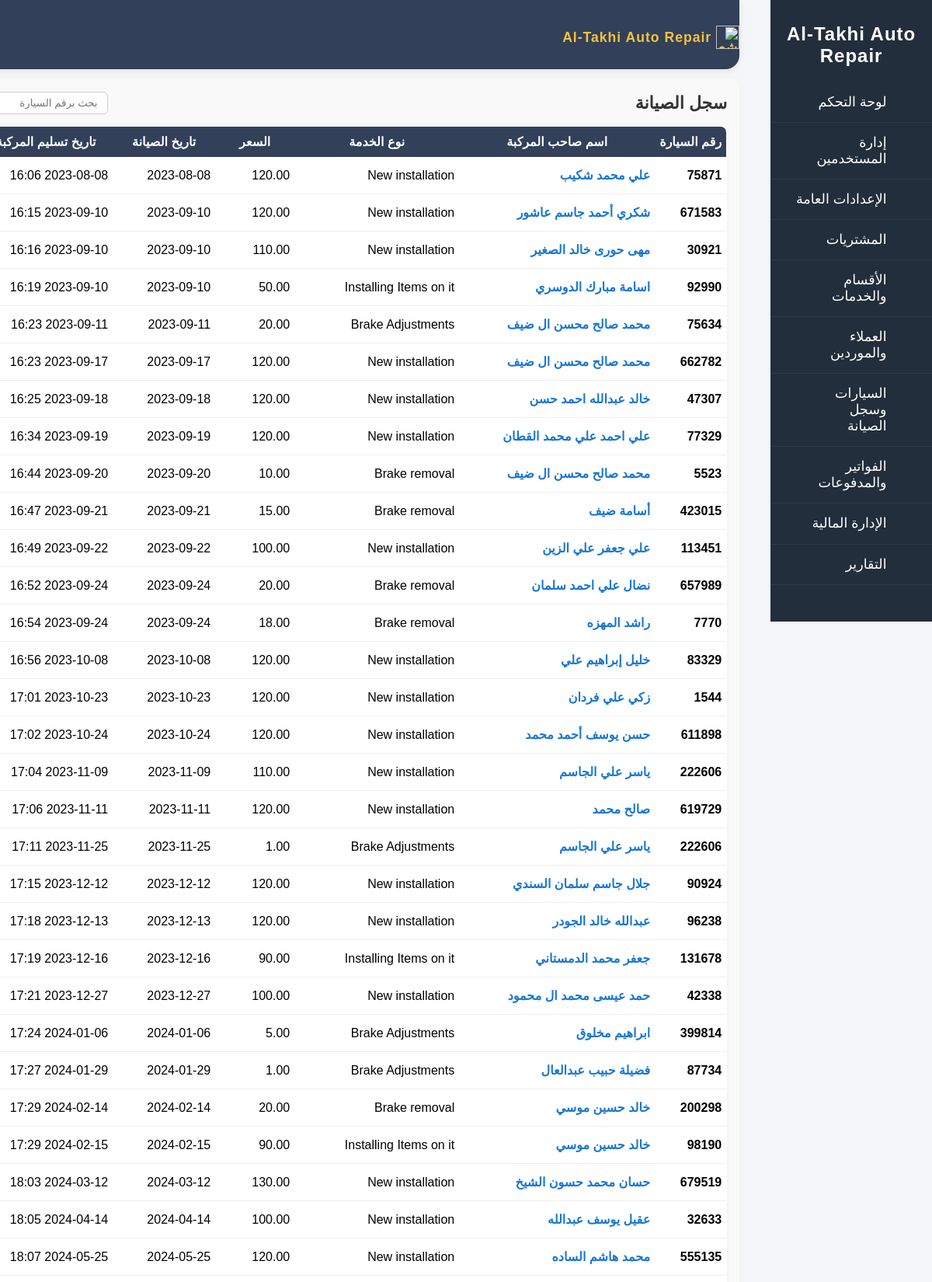
Screenshot of /maintenance/ (signed in, upper part) with the database file from the repository.
### cars/maintenance_models.py (models this page shows, shortened)
class MaintenanceRecord(models.Model):
    delivery_date = models.DateTimeField(
        blank=True, null=True, verbose_name="تاريخ تسليم المركبة"
    )
    invoice = models.ForeignKey(
        Invoice,
        on_delete=models.SET_NULL,
        null=True,
        blank=True,
        related_name="maintenance_records",
        verbose_name="رقم الفاتورة",
    )
    car = models.ForeignKey(
        Car, on_delete=models.CASCADE, related_name="maintenance_records"
    )
    service = models.ForeignKey(Service, on_delete=models.SET_NULL, null=True, blank=True)
    price = models.DecimalField(max_digits=10, decimal_places=2)
    notes = models.TextField(blank=True, null=True)
    created_at = models.DateTimeField()
    ready_at = models.DateTimeField(
        blank=True, null=True, verbose_name="تاريخ انتهاء التصليح"
    )
    is_finished = models.BooleanField(
        default=False, verbose_name="تم الانتهاء من الصيانة"
    )
    def get_status(self):
        if self.ready_at and not self.is_finished:
            return "جاهزة للاستلام"
        elif self.is_finished:
            return "تم التسليم"
        else:
            return "قيد الإصلاح"

### cars/models.py (models this page shows, shortened)
class Car(models.Model):
    STATUS_CHOICES = [
        ("active", "نشطة"),  # السيارة تحت الصيانة
        ("ready", "بانتظار التسليم"),  # الصيانة انتهت
        ("pending_payment", "معلقة للدفع"),  # بانتظار الدفع
        ("sold", "مباعة"),  # تم التسليم النهائي
    ]
    FUEL_CHOICES = [
        ("gasoline", "بنزين"),
        ("diesel", "ديزل"),
        ("electric", "كهرباء"),
        ("hybrid", "هايبرد"),
    ]
    client = models.ForeignKey(
        "clients.Client", on_delete=models.CASCADE, related_name="cars"
    )
    plate_number = models.CharField(max_length=20, unique=True)
    brand = models.ForeignKey(
        CarBrand, on_delete=models.SET_NULL, null=True, blank=True, related_name="cars"
    )
    model = models.ForeignKey(
        CarModel, on_delete=models.SET_NULL, null=True, blank=True, related_name="cars"
    )
    year = models.PositiveIntegerField(blank=True, null=True)
    color = models.CharField(max_length=30, blank=True, null=True)
    fuel_type = models.CharField(
        max_length=10, choices=FUEL_CHOICES, default="gasoline"
    )
    vin_number = models.CharField(max_length=30, unique=True, blank=True, null=True)
    status = models.CharField(max_length=20, choices=STATUS_CHOICES, default="active")
    notes = models.TextField(blank=True, null=True)
    entry_date = models.DateTimeField(
        blank=True, null=True, verbose_name="تاريخ دخول الورشة"
    )
    last_visit = models.DateTimeField(blank=True, null=True)
    created_at = models.DateTimeField(auto_now_add=True)
    updated_at = models.DateTimeField(auto_now=True)
    @property
    def unpaid_invoice_id(self):
        if hasattr(self, "_unpaid_invoice_id"):
            return getattr(self, "_unpaid_invoice_id")
        unpaid_invoice = self.invoices.filter(paid=False).first()
        return unpaid_invoice.id if unpaid_invoice else None

### clients/models.py (models this page shows, shortened)
class Client(models.Model):
    STATUS_CHOICES = [
        ("active", "نشط"),
        ("inactive", "معطل"),
    ]
    COMM_PREF_CHOICES = [
        ("email", "البريد الإلكتروني"),
        ("phone", "الهاتف"),
        ("sms", "رسائل قصيرة"),
    ]
    first_name = models.CharField(max_length=100)
    last_name = models.CharField(max_length=100, blank=True, null=True)
    phone_number = models.CharField(max_length=20)
    email = models.EmailField(blank=True, null=True)
    address = models.CharField(max_length=255, blank=True, null=True)
    customer_id = models.CharField(max_length=30, unique=True)
    status = models.CharField(max_length=10, choices=STATUS_CHOICES, default="active")
    notes = models.TextField(blank=True, null=True)
    communication_preference = models.CharField(
        max_length=10, choices=COMM_PREF_CHOICES, default="phone"
    )
    birth_date = models.DateField(blank=True, null=True)
    created_by = models.ForeignKey(
        "users.User",
        on_delete=models.SET_NULL,
        null=True,
        blank=True,
        related_name="added_clients",
    )
    created_at = models.DateTimeField("تاريخ الإضافة", null=True, blank=True)
    updated_at = models.DateTimeField(auto_now=True)

### services/models.py (models this page shows, shortened)
class Service(models.Model):
    STATUS_CHOICES = [
        ("pending", "قيد التنفيذ"),
        ("completed", "مكتملة"),
        ("paid", "مدفوعة"),
    ]
    name = models.CharField(max_length=100)
    description = models.TextField(blank=True, null=True)
    default_price = models.DecimalField(max_digits=10, decimal_places=2)
    department = models.ForeignKey(
        Department, on_delete=models.CASCADE, related_name="services"
    )
    car = models.ForeignKey(
        "cars.Car",
        on_delete=models.SET_NULL,
        null=True,
        blank=True,
        related_name="services",
    )
    status = models.CharField(max_length=10, choices=STATUS_CHOICES, default="pending")
    notes = models.TextField(blank=True, null=True)
    created_at = models.DateTimeField(auto_now_add=True)
    updated_at = models.DateTimeField(auto_now=True)
    parts = models.ManyToManyField(
        'inventory.Part', blank=True, related_name='services'
    )

### cars/views.py (the view)
# urls.py: path("maintenance/", views.maintenance_list, name="maintenance_list"),
@login_required
def maintenance_list(request):
    plate_number = request.GET.get("plate_number", "").strip()
    qs = MaintenanceRecord.objects.select_related("car", "service", "invoice").order_by(
        "invoice__id"
    )
    if plate_number:
        qs = qs.filter(car__plate_number__icontains=plate_number)
    records = qs
    return render(
        request,
        "maintenance_list.html",
        {"records": records, "plate_number": plate_number},
    )

### templates/maintenance_list.html (shortened to what this page needs)
{% extends 'base.html' %}
{% block content %}
<div class="services-table-fix" style="max-width:none;width:auto;margin:12px 0 12px auto;background:#f9f9f9;padding:14px 16px;border-radius:10px;box-shadow:0 2px 8px #eee;direction:rtl;overflow-x:auto;">
    <div style="display:flex;justify-content:space-between;align-items:center;margin-bottom:12px;">
        <span style="font-size:22px;font-weight:bold;color:#333;">سجل الصيانة</span>
        <div style="display:flex;gap:12px;align-items:center;">
            <form class="search-filters-desktop" method="get" style="display:flex;align-items:center;gap:8px;margin:0;">
                <input type="text" name="plate_number" placeholder="بحث برقم السيارة" value="{{ plate_number|default:'' }}" style="padding:6px 12px;border-radius:6px;border:1px solid #ccc;min-width:120px;">
            </form>
        </div>
    </div>
    <table style="width:auto;min-width:100%;border-collapse:collapse;background:#fff;border-radius:8px;overflow:hidden;box-shadow:0 1px 4px #eee;border:1.5px solid #c2c7d0;">
        <thead style="background:#32405a;color:#fff;">
            <tr>
                <th style="padding:10px 6px; min-width:80px;">رقم السيارة</th>
                <th style="padding:10px 6px; min-width:240px;">اسم صاحب المركبة</th>
                <th style="padding:10px 6px; min-width:200px;">نوع الخدمة</th>
                <th style="padding:10px 6px; min-width:90px;">السعر</th>
                <th style="padding:10px 6px; min-width:120px;">تاريخ الصيانة</th>
                <th style="padding:10px 6px; min-width:160px;">تاريخ تسليم المركبة</th>
            </tr>
        </thead>
        <tbody>
        {% for record in records %}
            <tr style="border-bottom:1px solid #eee;">
                <td style="padding:8px 6px;font-weight:bold;">{{ record.car.plate_number }}</td>
                <td style="padding:8px 6px;color:#1976d2;font-weight:bold;">{{ record.car.client.first_name }}{% if record.car.client.last_name %} {{ record.car.client.last_name }}{% endif %}</td>
                <td style="padding:8px 6px;">{{ record.service.name }}</td>
                <td style="padding:8px 6px;">{{ record.price }}</td>
                <td style="padding:8px 6px;">{{ record.created_at|date:'Y-m-d' }}</td>
                <td style="padding:8px 6px;">{% if record.delivery_date %}{{ record.delivery_date|date:'Y-m-d H:i' }}{% else %}-{% endif %}</td>
            </tr>
        {% empty %}
            <tr><td colspan="8" style="text-align:center;padding:18px;color:#888;">لا توجد سجلات صيانة بعد.</td></tr>
        {% endfor %}
        </tbody>
    </table>
</div>
{% endblock %}

### templates/base.html (style rules this page uses)
body { font-family: Tahoma, Arial, sans-serif; background: #f4f6fa; margin: 0; padding: 0; }

### rows the page displays
MaintenanceRecord: car.plate_number "75871", car.client.first_name "علي محمد شكيب", service.name "New installation", price "120.00", created_at "2023-08-08", delivery_date "2023-08-08 16:06"
MaintenanceRecord: car.plate_number "671583", car.client.first_name "شكري أحمد جاسم عاشور", service.name "New installation", price "120.00", created_at "2023-09-10", delivery_date "2023-09-10 16:15"
MaintenanceRecord: car.plate_number "30921", car.client.first_name "مهى حورى خالد الصغير", service.name "New installation", price "110.00", created_at "2023-09-10", delivery_date "2023-09-10 16:16"
MaintenanceRecord: car.plate_number "92990", car.client.first_name "اسامة مبارك الدوسري", service.name "Installing Items on it", price "50.00", created_at "2023-09-10", delivery_date "2023-09-10 16:19"
MaintenanceRecord: car.plate_number "75634", car.client.first_name "محمد صالح محسن ال ضيف", service.name "Brake Adjustments", price "20.00", created_at "2023-09-11", delivery_date "2023-09-11 16:23"
MaintenanceRecord: car.plate_number "662782", car.client.first_name "محمد صالح محسن ال ضيف", service.name "New installation", price "120.00", created_at "2023-09-17", delivery_date "2023-09-17 16:23"
MaintenanceRecord: car.plate_number "47307", car.client.first_name "خالد عبدالله احمد حسن", service.name "New installation", price "120.00", created_at "2023-09-18", delivery_date "2023-09-18 16:25"
MaintenanceRecord: car.plate_number "77329", car.client.first_name "علي احمد علي محمد القطان", service.name "New installation", price "120.00", created_at "2023-09-19", delivery_date "2023-09-19 16:34"
MaintenanceRecord: car.plate_number "5523", car.client.first_name "محمد صالح محسن ال ضيف", service.name "Brake removal", price "10.00", created_at "2023-09-20", delivery_date "2023-09-20 16:44"
MaintenanceRecord: car.plate_number "423015", car.client.first_name "أسامة ضيف", service.name "Brake removal", price "15.00", created_at "2023-09-21", delivery_date "2023-09-21 16:47"
MaintenanceRecord: car.plate_number "113451", car.client.first_name "علي جعفر علي الزين", service.name "New installation", price "100.00", created_at "2023-09-22", delivery_date "2023-09-22 16:49"
MaintenanceRecord: car.plate_number "657989", car.client.first_name "نضال علي احمد سلمان", service.name "Brake removal", price "20.00", created_at "2023-09-24", delivery_date "2023-09-24 16:52"
MaintenanceRecord: car.plate_number "7770", car.client.first_name "راشد المهزه", service.name "Brake removal", price "18.00", created_at "2023-09-24", delivery_date "2023-09-24 16:54"
MaintenanceRecord: car.plate_number "83329", car.client.first_name "خليل إبراهيم علي", service.name "New installation", price "120.00", created_at "2023-10-08", delivery_date "2023-10-08 16:56"
MaintenanceRecord: car.plate_number "1544", car.client.first_name "زكي علي فردان", service.name "New installation", price "120.00", created_at "2023-10-23", delivery_date "2023-10-23 17:01"
MaintenanceRecord: car.plate_number "611898", car.client.first_name "حسن يوسف أحمد محمد", service.name "New installation", price "120.00", created_at "2023-10-24", delivery_date "2023-10-24 17:02"
MaintenanceRecord: car.plate_number "222606", car.client.first_name "ياسر علي الجاسم", service.name "New installation", price "110.00", created_at "2023-11-09", delivery_date "2023-11-09 17:04"
MaintenanceRecord: car.plate_number "619729", car.client.first_name "صالح محمد", service.name "New installation", price "120.00", created_at "2023-11-11", delivery_date "2023-11-11 17:06"
MaintenanceRecord: car.plate_number "222606", car.client.first_name "ياسر علي الجاسم", service.name "Brake Adjustments", price "1.00", created_at "2023-11-25", delivery_date "2023-11-25 17:11"
MaintenanceRecord: car.plate_number "90924", car.client.first_name "جلال جاسم سلمان السندي", service.name "New installation", price "120.00", created_at "2023-12-12", delivery_date "2023-12-12 17:15"
MaintenanceRecord: car.plate_number "96238", car.client.first_name "عبدالله خالد الجودر", service.name "New installation", price "120.00", created_at "2023-12-13", delivery_date "2023-12-13 17:18"
MaintenanceRecord: car.plate_number "131678", car.client.first_name "جعفر محمد الدمستاني", service.name "Installing Items on it", price "90.00", created_at "2023-12-16", delivery_date "2023-12-16 17:19"
MaintenanceRecord: car.plate_number "42338", car.client.first_name "حمد عيسى محمد ال محمود", service.name "New installation", price "100.00", created_at "2023-12-27", delivery_date "2023-12-27 17:21"
MaintenanceRecord: car.plate_number "399814", car.client.first_name "ابراهيم مخلوق", service.name "Brake Adjustments", price "5.00", created_at "2024-01-06", delivery_date "2024-01-06 17:24"
MaintenanceRecord: car.plate_number "87734", car.client.first_name "فضيلة حبيب عبدالعال", service.name "Brake Adjustments", price "1.00", created_at "2024-01-29", delivery_date "2024-01-29 17:27"
MaintenanceRecord: car.plate_number "200298", car.client.first_name "خالد حسين موسي", service.name "Brake removal", price "20.00", created_at "2024-02-14", delivery_date "2024-02-14 17:29"
MaintenanceRecord: car.plate_number "98190", car.client.first_name "خالد حسين موسي", service.name "Installing Items on it", price "90.00", created_at "2024-02-15", delivery_date "2024-02-15 17:29"
MaintenanceRecord: car.plate_number "679519", car.client.first_name "حسان محمد حسون الشيخ", service.name "New installation", price "130.00", created_at "2024-03-12", delivery_date "2024-03-12 18:03"
MaintenanceRecord: car.plate_number "32633", car.client.first_name "عقيل يوسف عبدالله", service.name "New installation", price "100.00", created_at "2024-04-14", delivery_date "2024-04-14 18:05"
MaintenanceRecord: car.plate_number "555135", car.client.first_name "محمد هاشم الساده", service.name "New installation", price "120.00", created_at "2024-05-25", delivery_date "2024-05-25 18:07"
